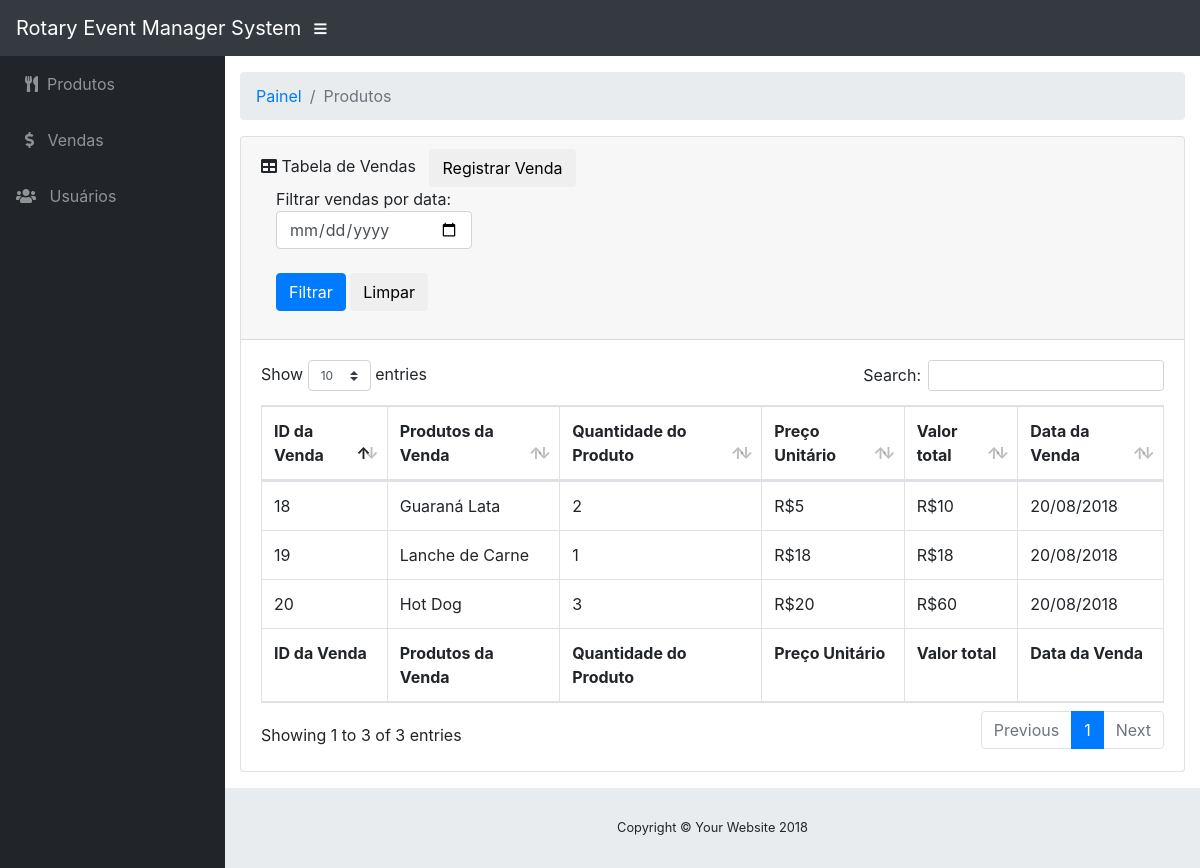
/admin/sales.php, run on the app's committed database.
### tables this page shows
CREATE TABLE IF NOT EXISTS `sales` (
  `sale_id` int(5) NOT NULL AUTO_INCREMENT,
  `sale_product` varchar(300) NOT NULL,
  `product_amount` int(5) NOT NULL,
  `unit_price` float NOT NULL,
  `sale_date` datetime DEFAULT NULL,
  `sale_value` float NOT NULL,
  PRIMARY KEY (`sale_id`)
);

### admin/sales.php (the view, shortened to what this page needs)
<!DOCTYPE html>
<html lang="br">
    <head>
        <?php include 'includes/styles.php'; ?>
    </head>
    <body id="page-top">
        <?php include 'includes/nav.php'; ?>
        <div id="wrapper">
            <?php include 'includes/sidebar.php'; ?>
            <div id="content-wrapper">
                <div class="container-fluid">
                    <ol class="breadcrumb">
                        <li class="breadcrumb-item">
                            <a href="#">Painel</a>
                        </li>
                        <li class="breadcrumb-item active">Produtos</li>
                    </ol>
                    <?php
                    if (empty($_GET['action'])) {
                        $db = new Conn();
                        $db_conn = $db->openConn();
                        if (empty(@$_GET['sales_date'])) {
                            $sql = "SELECT * FROM sales";
                        } else {
                            $sql = "SELECT * FROM sales WHERE sale_date = '{$_GET['sales_date']}'";
                        }
                        ?>
                        <div class="card mb-3">
                            <div class="card-header">
                                <i class="fas fa-table"></i>
                                Tabela de Vendas &nbsp; <button class="btn" onclick="location.href = 'sales.php?action=create'">Registrar Venda</button>
                                <div class="col-md-3 mb-3">
                                    <form action="sales.php">
                                        Filtrar vendas por data:
                                        <input type="date" class="form-control"  name="sales_date"><br>
                                        <button class="btn btn-primary" type="submit">Filtrar</button>
                                        <button type="button"class="btn" onclick="location.href = 'sales.php'">Limpar</button>
                                    </form>
                                </div>
                            </div>
                            <div class="card-body">
                                <div class="table-responsive">
                                    <table class="table table-bordered" id="dataTable" width="100%" cellspacing="0">
                                        <thead>
                                            <tr>
                                                <th>ID da Venda</th>
                                                <th>Produtos da Venda</th>
                                                <th>Quantidade do Produto</th>
                                                <th>Preço Unitário</th>
                                                <th>Valor total</th>
                                                <th>Data da Venda</th>
                                            </tr>
                                        </thead>
                                        <tfoot>
                                            <tr>
                                                <th>ID da Venda</th>
                                                <th>Produtos da Venda</th>
                                                <th>Quantidade do Produto</th>
                                                <th>Preço Unitário</th>
                                                <th>Valor total</th>
                                                <th>Data da Venda</th>
                                            </tr>
                                        </tfoot>
                                        <tbody>
    <?php
    foreach ($db_conn->query($sql) as $row) {
        $data_nova = explode("-", $row['sale_date']);
        $data_final = [
            "dia" => substr($data_nova[2], 0, 2),
            "mes" => $data_nova[1],
            "ano" => $data_nova[0]
        ];
        ?>
                                                <tr>
                                                    <td><?php echo $row['sale_id']; ?></td>
                                                    <td><?php echo $row['sale_product']; ?></td>
                                                    <td><?php echo $row['product_amount']; ?></td>
                                                    <td>R$<?php echo $row['unit_price']; ?></td>
                                                    <td>R$<?php echo $row['sale_value']; ?></td>
                                                    <td><?php echo $data_final["dia"] . "/" . $data_final["mes"] . "/" . $data_final["ano"]; ?></td>
                                                </tr>
    <?php } ?>
                                        </tbody>
                                    </table>
                                </div>
                            </div>
                        </div>
    <?php
}
?>
                </div>
<?php include 'includes/footer.php'; ?>
            </div>
        </div>
    </body>
</html>

### admin/css/sb-admin.css (style rules this page uses)
html { position: relative; min-height: 100%; }
body { height: 100%; }
#wrapper { display: -webkit-box; display: -ms-flexbox; display: flex; }
#wrapper #content-wrapper { overflow-x: hidden; width: 100%; padding-top: 1rem; padding-bottom: 80px; }
:root { --input-padding-x: 0.75rem; --input-padding-y: 0.75rem; }

### data on the page
sales: sale_id "20", sale_product "Hot Dog", product_amount "3", unit_price "20", sale_value "60", sale_date "20", sale_date "08", sale_date "2018"
sales: sale_id "19", sale_product "Lanche de Carne", product_amount "1", unit_price "18", sale_value "18", sale_date "20", sale_date "08", sale_date "2018"
sales: sale_id "18", sale_product "Guaraná Lata", product_amount "2", unit_price "5", sale_value "10", sale_date "20", sale_date "08", sale_date "2018"
